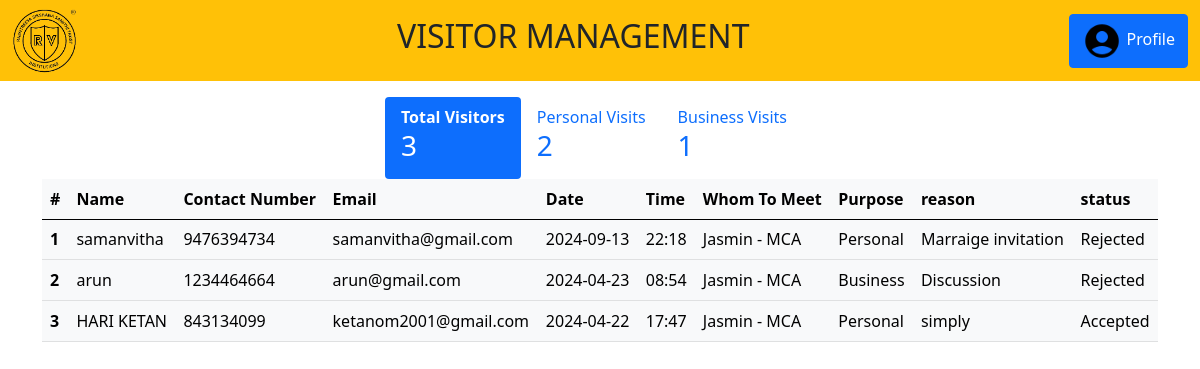
Screenshot of /Tdashboard (signed in) with the database file from the repository.
### tables this page shows
CREATE TABLE "register1" (
	"name"	TEXT,
	"contact_number"	INTEGER,
	"email"	TEXT,
	"date"	TEXT,
	"time"	TEXT,
	"whom_to_meet"	TEXT,
	"purpose"	TEXT,
	"reason"	TEXT,
	"photo"	TEXT,
	"status"	TEXT,
	"id"	INTEGER,
	"department"	TEXT,
	PRIMARY KEY("id" AUTOINCREMENT)
);

### app.py (the view)
@app.get("/Tdashboard", response_class=HTMLResponse)
def Tdashboard(request:Request):
    isLogin = request.session.get('isLogin')
    role = request.session.get('role')
    email = request.session.get('email')
    users = db.executeQueryWithParams("select * from addteachers where email =?", [email,])[0]
    name = users['name']
    department = users['department']
    contact_number = users['contact_number']
    date_of_birth = users['date_of_birth']
    pfp = users['photo']
    if role == 2:
        department_name= name+" - "+department
        conn = sqlite3.connect("app.db")
        cursor = conn.cursor()
        cursor.execute("SELECT COUNT(*) FROM register1 where whom_to_meet =?",(department_name,))
        total_visitors = cursor.fetchone()
        cursor.execute("SELECT COUNT(*) FROM register1 where whom_to_meet =? and purpose ='Personal'",(department_name,))
        visitors_personal = cursor.fetchone()
        cursor.execute("SELECT COUNT(*) FROM register1 where whom_to_meet =? and purpose ='Business'",(department_name,))
        visitors_business = cursor.fetchone()
        cursor.execute("SELECT * FROM register1 where whom_to_meet=? order by id DESC", (department_name,))
        orders = cursor.fetchall()
        cursor.execute("SELECT * FROM register1 where whom_to_meet=? and purpose ='Personal'  order by id DESC "  , (department_name,))
        personal_visitors = cursor.fetchall()
        cursor.execute("SELECT * FROM register1 where whom_to_meet=? and purpose ='Business'  order by id DESC"  , (department_name,))
        business_visitors = cursor.fetchall()
        conn.close()
        return templates.TemplateResponse("Tdashboard.html",{"request":request, "orders": orders, "name": name, "department": department, "date_of_birth": date_of_birth, "contact_number":contact_number, "email":email, "pfp": pfp, "total_visitors":total_visitors[0], "visitors_personal": visitors_personal[0], "visitors_business":visitors_business[0], "personal_visitors": personal_visitors, "business_visitors": business_visitors})
    else:
        return "Unauthorized acess"

### templates/Tdashboard.html (shortened to what this page needs)
<!doctype html>
<html lang="en">
  <head>
    <link href="https://cdn.jsdelivr.net/npm/bootstrap@5.0.2/dist/css/bootstrap.min.css" rel="stylesheet">
  </head>
  <body>
    <nav class="navbar navbar-expand-lg navbar-light bg-warning">
        <div class="container-fluid">
          <img src="/static/imagesRV/logo.png" width="65" height="65"><h2>VISITOR MANAGEMENT</h2>
         <form class="d-flex">
          <div class="row align-items-center">
          <div class="col">
            <button type="button" class="btn btn-primary" data-bs-toggle="modal" data-bs-target="#myModal">
              <img src="/static/images/baseline_account_circle_black_24dp.png" width="40" height="40">
              Profile
            </button>
          </div>
        </div>
         </form>
        </div>
    </nav>
    <div class="container mt-3">
      <div class="row">
        <ul class="nav nav-pills justify-content-center">
         <li class="nav-item">
           <a class="nav-link active" data-bs-toggle="tab" href="#home"><b>Total Visitors</b><br><h3>{{ total_visitors }}</h3></a>
         </li>
         <li class="nav-item">
           <a class="nav-link" data-bs-toggle="tab" href="#menu1">Personal Visits<br><h3>{{ visitors_personal }}</h3></a>
         </li>
         <li class="nav-item">
           <a class="nav-link" data-bs-toggle="tab" href="#menu2">Business Visits<br><h3>{{ visitors_business }}</h3></a>
         </li>
        </ul>
      </div>
    </div>
    <div class="tab-content">
      <div class="tab-pane container active" id="home">
        <div class="table-responsive">
          <div class="table-resposnsive">
          <table class="table table-light table-hover">
            <thead>
              <tr>
                <th scope="col">#</th>
                <th>Name</th>
                <th>Contact Number</th>
                <th>Email</th>
                <th>Date</th>
                <th>Time</th>
                <th>Whom To Meet</th>
                <th>Purpose</th>
                <th>reason</th>
                <th>status</th>
              </tr>
            </thead>
            <tbody>
              <tr>
                <tbody>
                  {% for order in orders %}
                  <tr>
                    <th scope="row">{{ loop.index }}</th>
                      <td>{{order[0]}}</td>
                      <td>{{order[1]}}</td>
                      <td>{{order[2]}}</td>
                      <td>{{order[3]}}</td>
                      <td>{{order[4]}}</td>
                      <td>{{order[5]}}</td>
                      <td>{{order[6]}}</td>
                      <td>{{order[7]}}</td>
                      {%if not order[9] %}
                      <td>
                       <div class="btn-group" role="group" aria-label="Basic mixed styles example">
                        <form action="/Tauthorize?statuses=Accepted&id={{order[10]}}" method="post">
                          <button type="submit" class="btn btn-success"><img src="/static/images/baseline_check_circle_black_24dp.png" width="23" height="23"></button>
                        </form>
                        <form action="/Tauthorize?statuses=Rejected&id={{order[10]}}" method="post">
                          <button type="submit" class="btn btn-danger"><img src="/static/images/baseline_delete_black_24dp.png" width="23" height="23"></button>
                        </form>
                       </div>
                      </td>
                        {% elif order[9] == "Accepted" %}
                      <td>
                        Accepted
                      </td>
                      {% else %}
                      <td>
                        Rejected
                      </td>
                      {% endif %}
                  </tr>
                    {% endfor %}
                </tbody>
              </tr>
            </tbody>
          </table>
        </div>
      </div>
    </div>
    </div>
  </body>
</html>

### rows the page displays
register1: name "samanvitha", contact_number "9476394734", email "samanvitha@gmail.com", date "2024-09-13", time "22:18", whom_to_meet "Jasmin - MCA", purpose "Personal", reason "Marraige invitation", status "Rejected"
register1: name "arun", contact_number "1234464664", email "arun@gmail.com", date "2024-04-23", time "08:54", whom_to_meet "Jasmin - MCA", purpose "Business", reason "Discussion", status "Rejected"
register1: name "HARI KETAN", contact_number "843134099", email "ketanom2001@gmail.com", date "2024-04-22", time "17:47", whom_to_meet "Jasmin - MCA", purpose "Personal", reason "simply", status "Accepted"

### other values shown
{{ total_visitors }} "3"
{{ visitors_personal }} "2"
{{ visitors_business }} "1"
